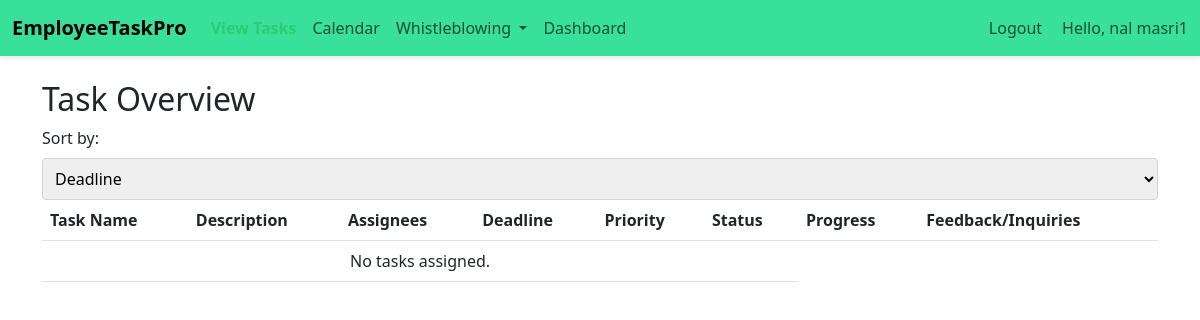
/emp/my-tasks/ (signed in), run on an earlier commit of the app's database.
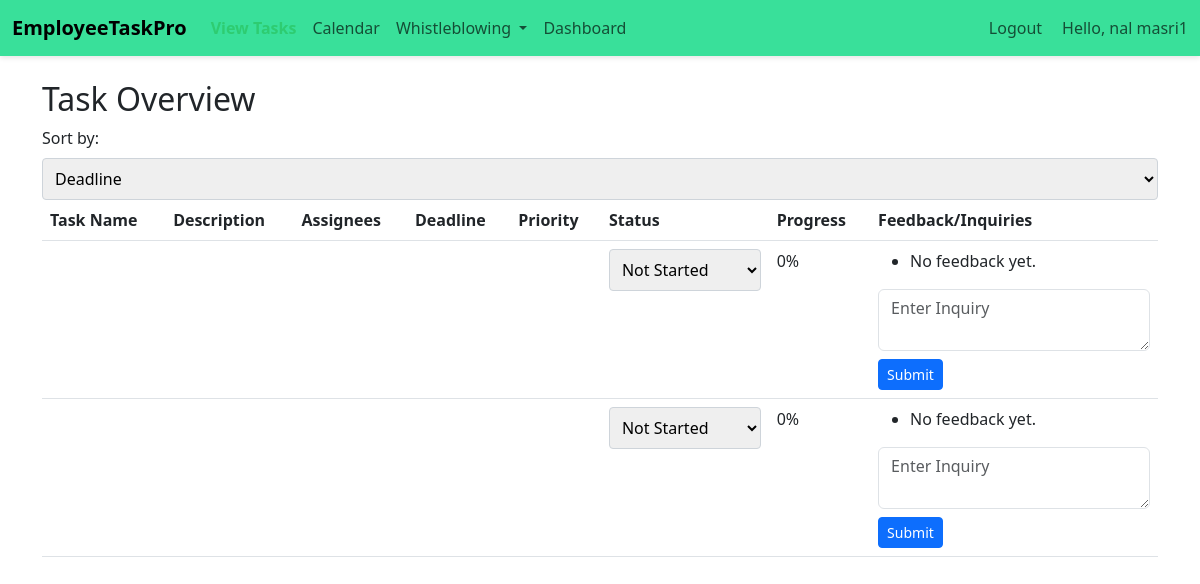
And on a later commit of the database.
### emp/models.py (models this page shows, shortened)
class TaskAssignee(models.Model):
    task = models.ForeignKey('Task', on_delete=models.CASCADE)
    emp = models.ForeignKey('Emp', on_delete=models.CASCADE)
    weight = models.IntegerField(help_text='Percentage of task responsibility')
    class Meta:
        unique_together = ('task', 'emp')

### emp/views.py (the view, shortened to what this page needs)
# urls.py: path("my-tasks/", my_tasks, name='my_tasks'),
@login_required
def my_tasks(request):
    user_emp = request.user.emp if hasattr(request.user, 'emp') else None
    sort = request.GET.get('sort', 'deadline')  # Default sorting by deadline
    task_assignees = TaskAssignee.objects.filter(emp=user_emp).select_related('task')
    if sort == 'urgency':
        task_assignees = task_assignees.order_by(Case(
            When(task__urgency='High', then=1),
            When(task__urgency='Medium', then=2),
            When(task__urgency='Low', then=3),
            default=4
        ))
    else:  # Default sort by deadline
        task_assignees = task_assignees.order_by('task__deadline')
    status_to_progress = {
        'Not Started': 0,
        'In Progress': 50,
        'Completed': 100
    }
    tasks_with_progress = [{
        'task_assignee': task_assignee,
        'progress': status_to_progress.get(task_assignee.task.status, 0),
        'status': task_assignee.task.status
    } for task_assignee in task_assignees]
    context = {
        'tasks_with_progress': tasks_with_progress,
        'user_emp': user_emp,
        'current_sort': sort,
    }
    return render(request, 'emp/my_tasks.html', context)

### emp/context_processors.py (called while the page is built)
def user_roles(request):
    is_hr_or_manager = request.user.groups.filter(name__in=['HR', 'Manager']).exists()
    is_employee = request.user.groups.filter(name='Employee').exists()
    return {
        'is_hr_or_manager': is_hr_or_manager,
        'is_employee': is_employee,
    }

### templates/emp/my_tasks.html (shortened to what this page needs)
{% load static %}
<!doctype html>
<html lang="en">
<head>
    <link href="https://cdn.jsdelivr.net/npm/bootstrap@5.2.2/dist/css/bootstrap.min.css" rel="stylesheet">
    <link href="https://cdn.jsdelivr.net/npm/select2@4.1.0-beta.1/dist/css/select2.min.css" rel="stylesheet">
    <link rel="stylesheet" href="{% static 'css/assigntask.css' %}">
</head>
<body>
    {% include 'emp/navbar.html' %}
    <div class="container my-4">
        <h2>Task Overview</h2>
        <form method="get" action="">
            <label for="sort">Sort by:</label>
            <select name="sort" onchange="this.form.submit()">
                <option value="deadline" {% if current_sort == 'deadline' %}selected{% endif %}>Deadline</option>
            </select>
        </form>
        <table class="table">
            <thead>
                <tr>
                    <th>Task Name</th>
                    <th>Description</th>
                    <th>Assignees</th>
                    <th>Deadline</th>
                    <th>Priority</th>
                    <th>Status</th>
                    <th>Progress</th>
                    <th>Feedback/Inquiries</th>
                </tr>
            </thead>
            <tbody>
                {% for tp in tasks_with_progress %}
                <tr>
                    <td>{{ tp.task.title }}</td>
                    <td>{{ tp.task.description }}</td>
                    <td>
                    </td>
                    <td>{{ tp.task.deadline|date:"D, d M Y H:i" }}</td>
                    <td>{{ tp.task.urgency }}</td>
                    <td>
                        <form method="post" action="{% url 'emp:my_tasks' %}">
                            <select name="status" onchange="this.form.submit()">
                                <option value="Not Started" {% if tp.task.status == "Not Started" %}selected{% endif %}>Not Started</option>
                            </select>
                        </form>
                    </td>
                    <td>{{ tp.progress }}%</td>
                    <td>
                        <ul>
                            {% for feedback in tp.task.feedbacks.all %}
                            <li><strong>{{ feedback.created_by.username }}:</strong> {{ feedback.content }} ({{ feedback.created_at|date:"Y-m-d H:i" }})</li>
                            {% empty %}
                            <li>No feedback yet.</li>
                            {% endfor %}
                        </ul>
                        <form action="{% url 'emp:add_task_feedback' tp.task.id %}" method="post">
                            <textarea name="feedback" class="form-control mb-2" placeholder="Enter Inquiry"></textarea>
                            <button type="submit" class="btn btn-primary btn-sm">Submit</button>
                        </form>
                </tr>
                {% empty %}
                <tr>
                    <td colspan="6" class="text-center">No tasks assigned.</td>
                </tr>
                {% endfor %}
            </tbody>
        </table>
    </div>
</body>
</html>

What changed in the data, as far as the page shows it:
added TaskAssignee: progress "0"
added TaskAssignee: progress "0"
Also different on the page:
text no longer shown: "No tasks assigned."
